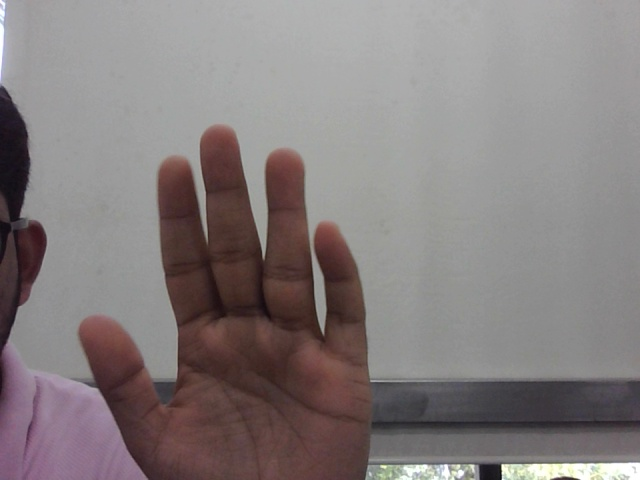
#> input picture leap_ws/src/gesture/data/paper/paper_0.jpg, 640 x 480 px, given in place of the camera
$ python cv.py
#> lines starting #> are read from the running program, lines starting #| are printed output that depends on the picture; after the words box and inside, x2 and y2 are one past the last pixel; in counts of white or black regions, pixels touching at a corner belong together
#> further down, frame is the input picture: shape (480, 640, 3); mean B, G, R 125.9, 125.7, 133.3
import cv2
import numpy as np

def detect_large_rectangle(frame):
    # Convert frame to grayscale
    gray_frame = cv2.cvtColor(frame, cv2.COLOR_BGR2GRAY)
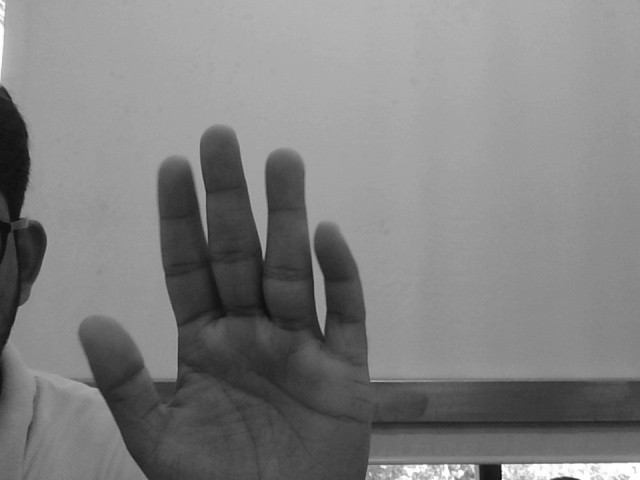
#> gray_frame: shape (480, 640); min 14, max 255, mean 128

    # Apply threshold to detect edges
    _, thresh = cv2.threshold(gray_frame, 150, 255, cv2.THRESH_BINARY)
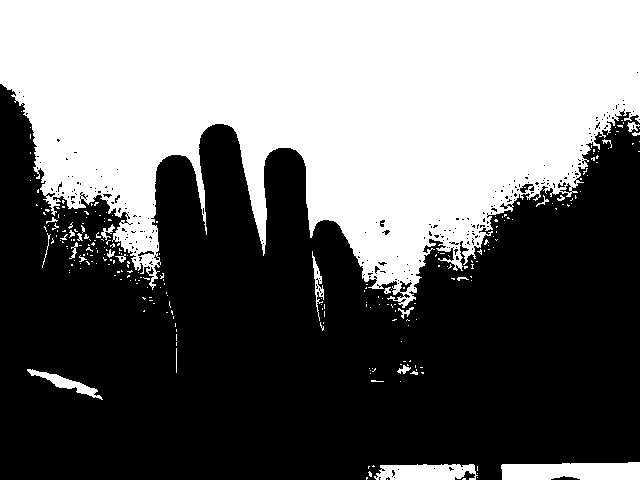
#> thresh: shape (480, 640); 43.1% white; 258 white regions (234 under 20 px)

    # Find contours
    contours, _ = cv2.findContours(thresh, cv2.RETR_TREE, cv2.CHAIN_APPROX_SIMPLE)
#> contours = 555 contours, 524 with area under 20; largest, box (x1, y1, x2, y2) and area: (0, 0, 640, 308) 125807, (501, 462, 640, 480) 2080, (374, 464, 478, 480) 1251, (27, 369, 103, 400) 498, (312, 251, 324, 321) 180

    frame_area = frame.shape[0] * frame.shape[1]
#> frame_area = 307200
    large_rect_corners = []

    for contour in contours:
        # Approximate the contour to a polygon
        epsilon = 0.02 * cv2.arcLength(contour, True)
        approx = cv2.approxPolyDP(contour, epsilon, True)

        # Check if the polygon is a rectangle (4 points)
        if len(approx) == 4:
            area = cv2.contourArea(contour)

            # Check if the rectangle occupies more than 75% of the frame area
            if area > 0.75 * frame_area:
                # Draw the rectangle
                cv2.drawContours(frame, [approx], -1, (0, 255, 0), 3)

                # Extract corner points
                corners = approx.reshape(4, 2)  # Reshape to (4, 2)
                for corner in corners:
                    cv2.circle(frame, tuple(corner), 5, (0, 0, 255), -1)

                # Save the corner coordinates
                large_rect_corners.append(corners)
#> this loop made 555 passes
#> (epsilon, approx, area) on passes 10, 19: (5.8, [[374, 477], [477, 475], [473, 464], [380, 465]], 1251), (6.24, [[639, 479], [639, 462], [501, 465], [502, 479]], 2080)
#> (epsilon, approx) on passes 1, 3, 5, 7, 20, 22: (0, [[387, 479]]), (0, [[477, 477]]), (0, [[477, 473]]), (0.16, [[477, 466], [477, 470]]), (0, [[400, 381]]), (0, [[370, 373]])
#> after the loop, large_rect_corners = []

    return frame, large_rect_corners


# Initialize webcam
cap = cv2.VideoCapture(0, cv2.CAP_V4L)
cap.set(cv2.CAP_PROP_FRAME_WIDTH, 720)
cap.set(cv2.CAP_PROP_FRAME_HEIGHT, 720)

if not cap.isOpened():
    print("Error: Could not open webcam.")
    exit()

readings = []  # Store readings of rectangle coordinates

while len(readings) < 20:
    ret, frame = cap.read()
    if not ret:
        print("Error: Could not read frame.")
        break

    # Detect large rectangle
    processed_frame, corners_list = detect_large_rectangle(frame)
#> corners_list = []

    # If a large rectangle is found, store its coordinates
    if corners_list:
        for corners in corners_list:
            readings.append(corners)

    # Show the processed frame
    cv2.imshow("Large Rectangle Detection", processed_frame)

    # Press 'q' to exit early
    if cv2.waitKey(1) & 0xFF == ord('q'):
#> (key q is pressed here)
        break

# Compute average coordinates of the rectangle's corners
if readings:
    readings_array = np.array(readings)  # Convert to numpy array
    avg_coordinates = np.mean(readings_array, axis=0)  # Average across all readings
    print("Average Rectangle Coordinates (x, y):")
    for i, coord in enumerate(avg_coordinates):
        print(f"Corner {i + 1}: {coord}")

# Release resources
cap.release()
cv2.destroyAllWindows()

$ run again, on leap_ws/src/gesture/data/paper/paper_10.jpg
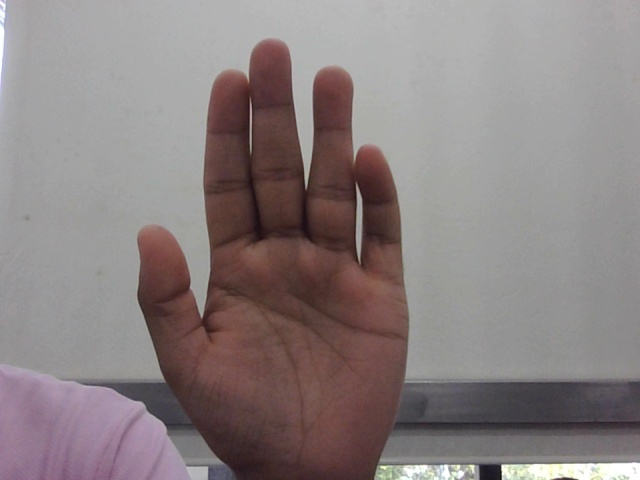
#> input picture leap_ws/src/gesture/data/paper/paper_10.jpg, 640 x 480 px, given in place of the camera
#> frame is the input picture: shape (480, 640, 3); mean B, G, R 128.7, 128.6, 138.4
#> in detect_large_rectangle, `gray_frame = cv2.cvtColor(frame, cv2.COLOR_BGR2GRAY)`:
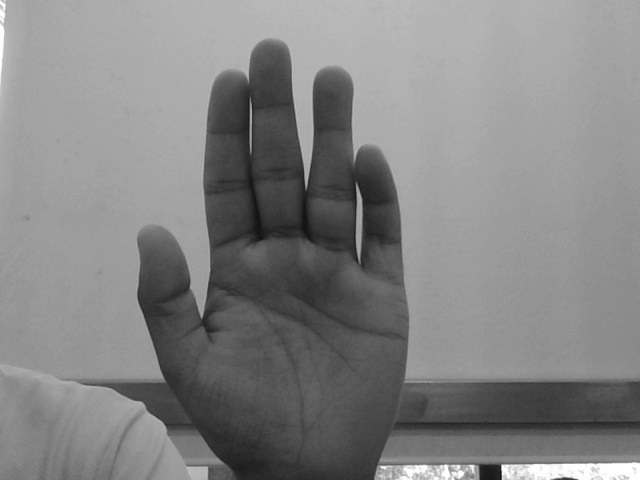
#> gray_frame: shape (480, 640); min 16, max 255, mean 131.6
#> in detect_large_rectangle, `_, thresh = cv2.threshold(gray_frame, 150, 255, cv2.THRESH_BINARY)`:
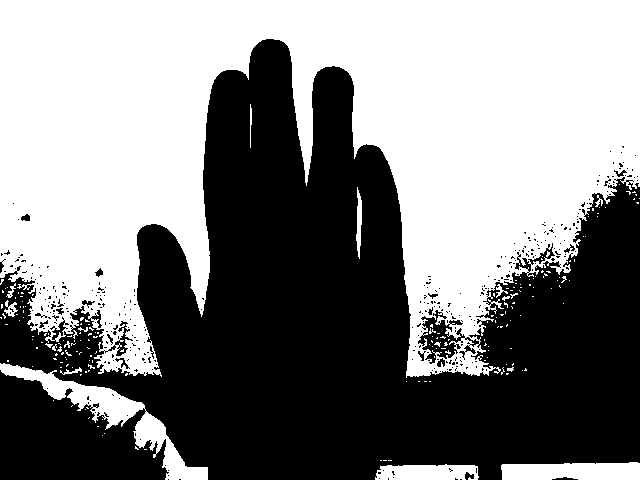
#> thresh: shape (480, 640); 50.9% white; 356 black regions (337 under 20 px)
#> contours = 642 contours, 603 with area under 20; largest, box (x1, y1, x2, y2) and area: (0, 0, 640, 378) 148220, (0, 363, 208, 480) 4230, (501, 462, 640, 480) 2094, (375, 464, 479, 480) 1306, (417, 309, 466, 365) 1300
#> the loop in detect_large_rectangle, `for contour in contours:` made 642 passes
#> (epsilon, approx, area) on passes 1, 11: (5.45, [[478, 476], [474, 465], [387, 465], [375, 479]], 1305.5), (6.22, [[639, 479], [637, 462], [501, 465], [502, 479]], 2094.5)
#> after the loop in detect_large_rectangle, `for contour in contours:`: large_rect_corners = []
